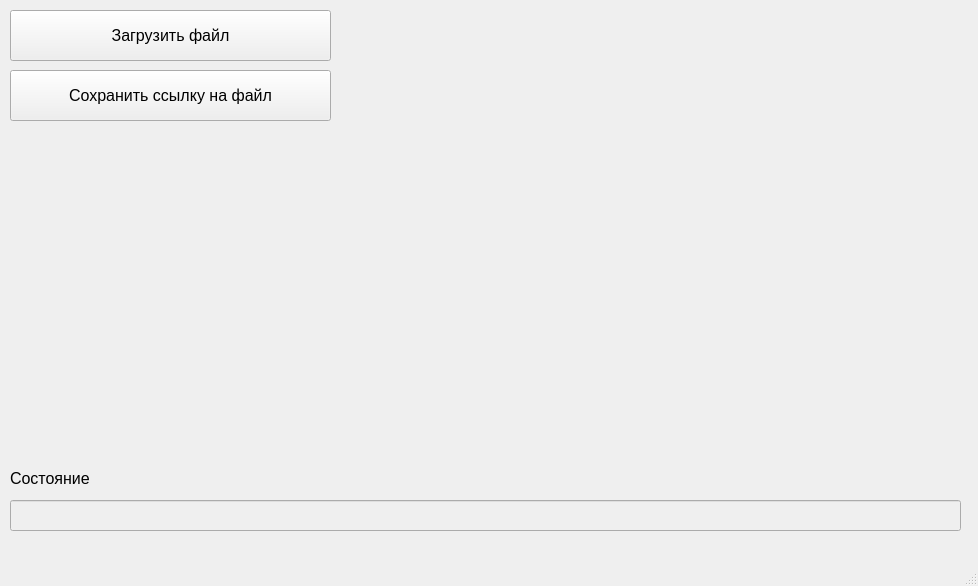
<?xml version="1.0" encoding="UTF-8"?>
<ui version="4.0">
 <class>MainWindow</class>
 <widget class="QMainWindow" name="MainWindow">
  <property name="geometry">
   <rect>
    <x>0</x>
    <y>0</y>
    <width>978</width>
    <height>586</height>
   </rect>
  </property>
  <property name="windowTitle">
   <string>MainWindow</string>
  </property>
  <widget class="QWidget" name="centralwidget">
   <widget class="QPushButton" name="pushButton">
    <property name="geometry">
     <rect>
      <x>10</x>
      <y>10</y>
      <width>321</width>
      <height>51</height>
     </rect>
    </property>
    <property name="font">
     <font>
      <pointsize>12</pointsize>
     </font>
    </property>
    <property name="text">
     <string>Загрузить файл</string>
    </property>
   </widget>
   <widget class="QPushButton" name="pushButton_2">
    <property name="geometry">
     <rect>
      <x>10</x>
      <y>70</y>
      <width>321</width>
      <height>51</height>
     </rect>
    </property>
    <property name="font">
     <font>
      <pointsize>12</pointsize>
     </font>
    </property>
    <property name="text">
     <string>Сохранить ссылку на файл</string>
    </property>
   </widget>
   <widget class="QLabel" name="imageLabel">
    <property name="geometry">
     <rect>
      <x>350</x>
      <y>10</y>
      <width>601</width>
      <height>471</height>
     </rect>
    </property>
    <property name="text">
     <string/>
    </property>
   </widget>
   <widget class="QLineEdit" name="lineEdit">
    <property name="enabled">
     <bool>false</bool>
    </property>
    <property name="geometry">
     <rect>
      <x>10</x>
      <y>500</y>
      <width>951</width>
      <height>31</height>
     </rect>
    </property>
   </widget>
   <widget class="QLabel" name="label">
    <property name="geometry">
     <rect>
      <x>10</x>
      <y>470</y>
      <width>111</width>
      <height>16</height>
     </rect>
    </property>
    <property name="font">
     <font>
      <pointsize>12</pointsize>
     </font>
    </property>
    <property name="text">
     <string>Состояние</string>
    </property>
   </widget>
  </widget>
  <widget class="QMenuBar" name="menubar">
   <property name="geometry">
    <rect>
     <x>0</x>
     <y>0</y>
     <width>978</width>
     <height>22</height>
    </rect>
   </property>
  </widget>
  <widget class="QStatusBar" name="statusbar"/>
 </widget>
 <resources/>
 <connections/>
</ui>
